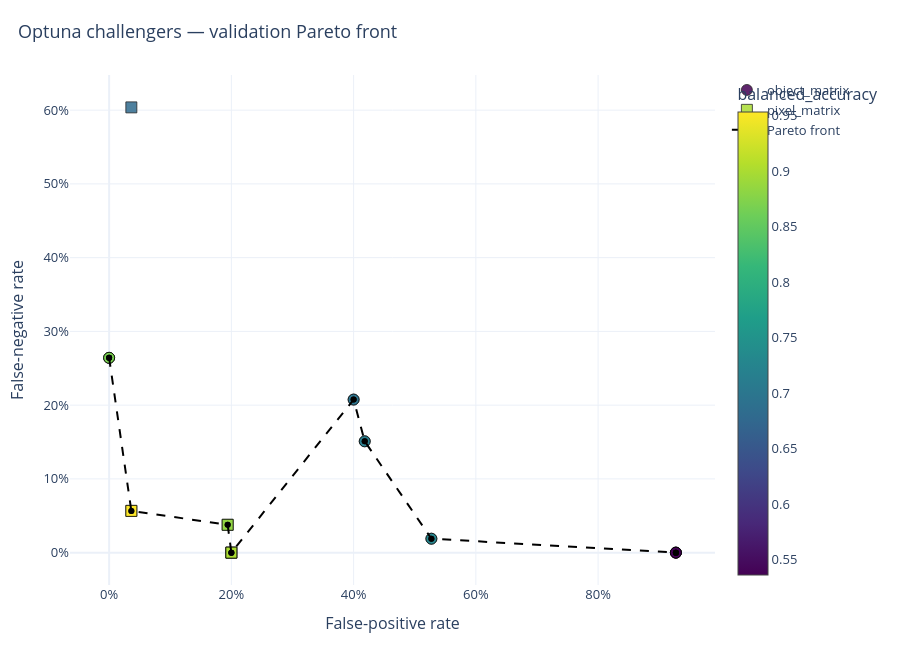

Notebook code cell kept with this figure:
### Code cell
plot_detection_pareto(
    optuna_pareto_candidates_df,
    fn_col="fn_rate",
    fp_col="fp_rate",
    color_col="balanced_accuracy",
    symbol_col="matrix_family",
    id_col="selected_config_id",
    group_col="matrix_family",
    title="Optuna challengers — validation Pareto front",
    show=True,
)

### Figure 1 — Plotly figure (JSON) as saved in the notebook; plotly's stock layout.template omitted (floating-point values rounded to 4 significant figures)
{"data": [{"customdata": [["optuna_object_matrix_0081", "object_matrix", "0.5363636363636364"], ["optuna_object_matrix_0143", "object_matrix", "0.5363636363636364"], ["optuna_object_matrix_0148", "object_matrix", "0.5363636363636364"], ["optuna_object_matrix_0149", "object_matrix", "0.5363636363636364"], ["optuna_object_matrix_0184", "object_matrix", "0.7269296740994854"], ["optuna_object_matrix_0185", "object_matrix", "0.7269296740994854"], ["optuna_object_matrix_0152", "object_matrix", "0.7154373927958834"], ["optuna_object_matrix_0153", "object_matrix", "0.7154373927958834"], ["optuna_object_matrix_0157", "object_matrix", "0.6962264150943396"], ["optuna_object_matrix_0160", "object_matrix", "0.6962264150943396"], ["optuna_object_matrix_0105", "object_matrix", "0.8679245283018867"], ["optuna_object_matrix_0106", "object_matrix", "0.8679245283018867"], ["optuna_object_matrix_0121", "object_matrix", "0.8679245283018867"]], "hovertemplate": "fp_rate: %{x:.2%}<br>fn_rate: %{y:.2%}<br>selected_config_id: %{customdata[0]}<br>matrix_family: %{customdata[1]}<br>balanced_accuracy: %{customdata[2]}<br><extra></extra>", "marker": {"cmax": 0.9535, "cmin": 0.5364, "color": [0.5364, 0.5364, 0.5364, 0.5364, 0.7269, 0.7269, 0.7154, 0.7154, 0.6962, 0.6962, 0.8679, 0.8679, 0.8679], "colorbar": {"title": {"text": "balanced_accuracy"}}, "colorscale": [[0, "#440154"], [0.1111, "#482878"], [0.2222, "#3e4989"], [0.3333, "#31688e"], [0.4444, "#26828e"], [0.5556, "#1f9e89"], [0.6667, "#35b779"], [0.7778, "#6ece58"], [0.8889, "#b5de2b"], [1, "#fde725"]], "line": {"color": "black", "width": 0.8}, "opacity": 0.85, "showscale": false, "size": 11, "symbol": "circle"}, "mode": "markers", "name": "object_matrix", "type": "scatter", "x": [0.9273, 0.9273, 0.9273, 0.9273, 0.5273, 0.5273, 0.4182, 0.4182, 0.4, 0.4, 0.0, 0.0, 0.0], "y": [0.0, 0.0, 0.0, 0.0, 0.01887, 0.01887, 0.1509, 0.1509, 0.2075, 0.2075, 0.2642, 0.2642, 0.2642]}, {"customdata": [["optuna_pixel_matrix_0111", "pixel_matrix", "0.9"], ["optuna_pixel_matrix_0112", "pixel_matrix", "0.9"], ["optuna_pixel_matrix_0285", "pixel_matrix", "0.9"], ["optuna_pixel_matrix_0083", "pixel_matrix", "0.8841623785020012"], ["optuna_pixel_matrix_0084", "pixel_matrix", "0.8841623785020012"], ["optuna_pixel_matrix_0257", "pixel_matrix", "0.9535162950257291"], ["optuna_pixel_matrix_0258", "pixel_matrix", "0.9535162950257291"], ["optuna_pixel_matrix_0273", "pixel_matrix", "0.6799313893653517"]], "hovertemplate": "fp_rate: %{x:.2%}<br>fn_rate: %{y:.2%}<br>selected_config_id: %{customdata[0]}<br>matrix_family: %{customdata[1]}<br>balanced_accuracy: %{customdata[2]}<br><extra></extra>", "marker": {"cmax": 0.9535, "cmin": 0.5364, "color": [0.9, 0.9, 0.9, 0.8842, 0.8842, 0.9535, 0.9535, 0.6799], "colorbar": {"title": {"text": "balanced_accuracy"}}, "colorscale": [[0, "#440154"], [0.1111, "#482878"], [0.2222, "#3e4989"], [0.3333, "#31688e"], [0.4444, "#26828e"], [0.5556, "#1f9e89"], [0.6667, "#35b779"], [0.7778, "#6ece58"], [0.8889, "#b5de2b"], [1, "#fde725"]], "line": {"color": "black", "width": 0.8}, "opacity": 0.85, "showscale": true, "size": 11, "symbol": "square"}, "mode": "markers", "name": "pixel_matrix", "type": "scatter", "x": [0.2, 0.2, 0.2, 0.1939, 0.1939, 0.03636, 0.03636, 0.03636], "y": [0.0, 0.0, 0.0, 0.03774, 0.03774, 0.0566, 0.0566, 0.6038]}, {"hoverinfo": "skip", "line": {"color": "black", "dash": "dash"}, "marker": {"color": "black", "size": 6}, "mode": "lines+markers", "name": "Pareto front", "type": "scatter", "x": [0.0, 0.0, 0.0, 0.03636, 0.03636, 0.1939, 0.1939, 0.2, 0.2, 0.2, 0.4, 0.4, 0.4182, 0.4182, 0.5273, 0.5273, 0.9273, 0.9273, 0.9273, 0.9273], "y": [0.2642, 0.2642, 0.2642, 0.0566, 0.0566, 0.03774, 0.03774, 0.0, 0.0, 0.0, 0.2075, 0.2075, 0.1509, 0.1509, 0.01887, 0.01887, 0.0, 0.0, 0.0, 0.0]}], "layout": {"font": {"size": 13}, "height": 650, "hoverlabel": {"namelength": -1}, "margin": {"b": 65, "l": 70, "r": 80, "t": 75}, "title": {"font": {"size": 18}, "text": "Optuna challengers — validation Pareto front", "x": 0.02}, "width": 900, "xaxis": {"tickformat": ".0%", "title": {"text": "False-positive rate"}}, "yaxis": {"tickformat": ".0%", "title": {"text": "False-negative rate"}}}}
